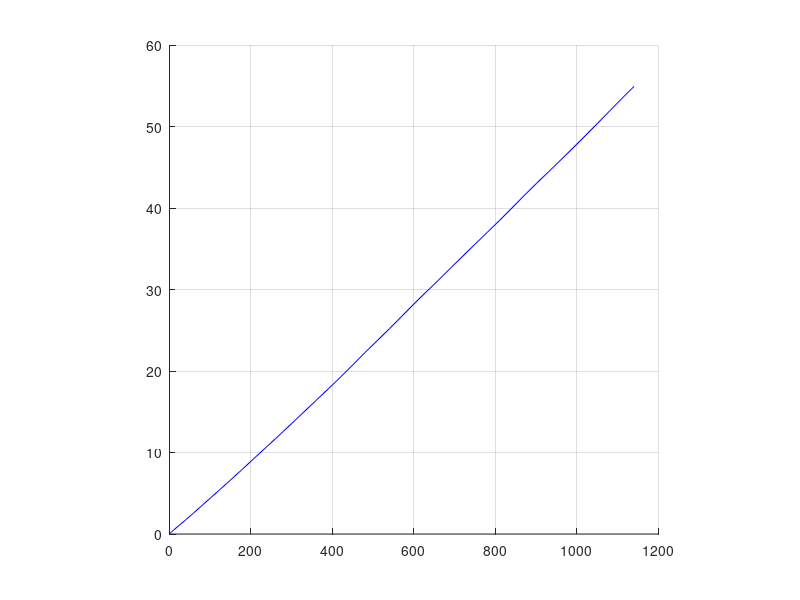

MATLAB code for this plot:
 x=[1;
2;
4;
5;
10;
30;
40;
50;
60;
120;
140;
160;
180;
200;
220;
240;
260;
280;
300;
360;
390;
420;
450;
480;
510;
540;
570;
600;
630;
660;
690;
720;
750;
780;
810;
840;
870;
900;
930;
960;
990;
1020;
1050;
1080;
1110;
1140;
];

 j=length(x);
 

 y=[146;
68;
46;
44;
43;
41.4;
42.7;
43.6;
44.2;
44.7;
44.8;
45.8;
45.8;
46.6;
46;
45.9;
45.9;
47.2;
47.3;
47.2;
47.8;
48.3;
50.9;
50;
47.9;
49.6;
50.9;
51;
46.7;
50;
49.4;
48.1;
49.3;
48;
49.2;
50.8;
51;
47.8;
48.2;
48.8;
49;
50.7;
50.4;
51.9;
50.6;
48.1;
];
y1=y*(10)^(-3);



grid on;
hold on;

axis('square');
     grid on;
   
     
     m=2;
     q=zeros(j,1);
     while(m<j+1)
         
         r=zeros(m,1);
         s=zeros(m,1);
         h=1;
         while(h<m+1)
             r(h)=x(h);
             s(h)=y1(h);
             h=h+1;
             
         end
         q(m)=trapz(r,s);
         m=m+1;
     end
     disp(q)
plot(x,q,'b');
         
         